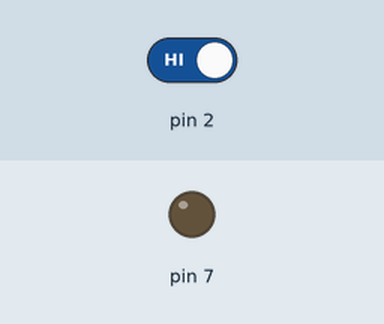
A sketch run on a simulated Arduino Uno, built with avr-gcc and run on an emulated ATmega328P. On the bench: output pins drawn as LEDs (lit = HIGH). Inputs (shaded band) come from the test bench; at power-on: pin 2 HIGH.

Above: at 1.2 s.
1.3 s: pin 2 driven LOW
At 2.2 s:
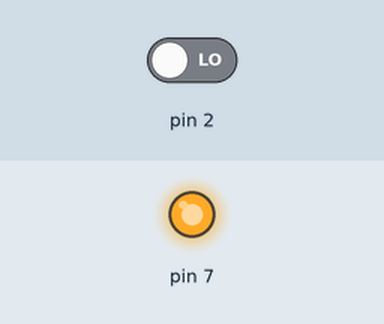
2.8 s: pin 2 driven HIGH
At 3.3 s:
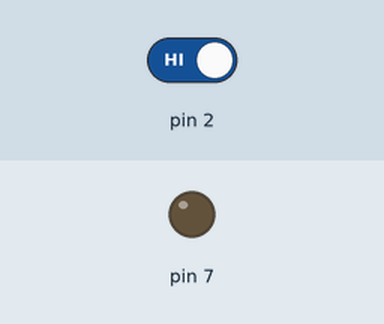
Timing chart, 0 to 5.8 s (numbered marks = the images above; inputs shaded):
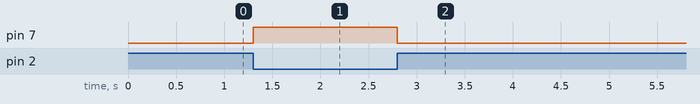

Measured:
- after the input at 1.3 s, pin 7: LOW → HIGH at once
- after the input at 2.8 s, pin 7: HIGH → LOW at once

The sketch:

basic-button.ino
```cpp
/*

1) Flip the logic.  Press -> LED OFF, No Press -> LED ON
1A) Do challenge 1 a second way
2) Press -> Blink the LED, No Press -> LED off
3) Press -> Blink fast, No Press -> Blink slowly

*/


void setup()
{
  pinMode(7,OUTPUT);
  pinMode(2,INPUT);
}


void loop()
{

  //- if I press the button
  if (digitalRead(2) == LOW) {
  //- then turn the light on
    digitalWrite(7,HIGH);
  }
  //- else turn the light off
  else {
    digitalWrite(7,LOW);
  }

}
```
